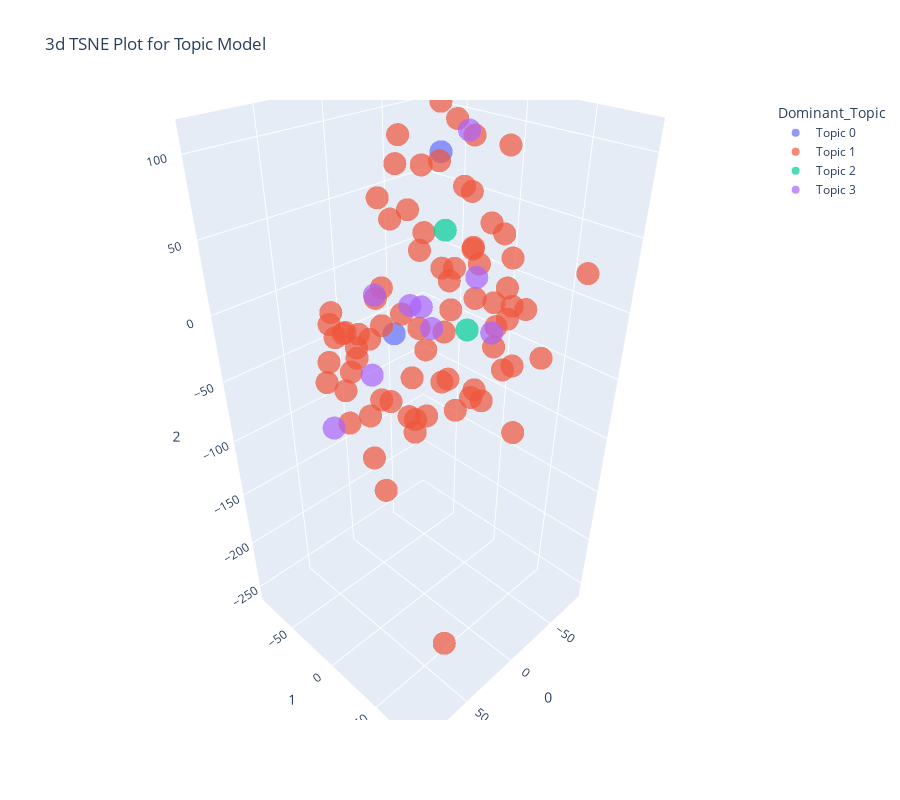

The cell this chart's notebook holds for it:
### Markdown cell above
<a id = "1.0"></a>
<p style="font-size:20px;color:#34656d;font-family:'Avantgarde';text-align:left;border-radius:5px;">
<strong>
<a href="https://datascientest.com/es/comprende-el-algoritmo-t-sne-en-3-pasos" target=\"_blank\">Algoritmo t-SNE</a>
</strong></p>

### Code cell
plot_model(model=lda, plot = 'tsne')

### Figure 1 — Plotly figure (JSON) as saved in the notebook; plotly's stock layout.template omitted (floating-point values rounded to 4 significant figures)
{"data": [{"hovertemplate": "Dominant_Topic=Topic 0<br>0=%{x}<br>1=%{y}<br>2=%{z}<extra></extra>", "legendgroup": "Topic 0", "marker": {"color": "#636efa", "opacity": 0.7, "symbol": "circle"}, "mode": "markers", "name": "Topic 0", "scene": "scene", "showlegend": true, "type": "scatter3d", "x": [-12.51, 49.75], "y": [-0.6536, 23.9], "z": [96.95, 12.93]}, {"hovertemplate": "Dominant_Topic=Topic 1<br>0=%{x}<br>1=%{y}<br>2=%{z}<extra></extra>", "legendgroup": "Topic 1", "marker": {"color": "#EF553B", "opacity": 0.7, "symbol": "circle"}, "mode": "markers", "name": "Topic 1", "scene": "scene", "showlegend": true, "type": "scatter3d", "x": [-68.44, -13.37, 13.1, 35.87, -29.22, -3.291, 55.73, 42.33, 57.09, 17.36, -21.53, 25.79, 93.66, 27.04, 94.28, -83.77, -64.01, -68.43, -5.008, -37.81, -69.77, -24.7, 4.561, -53.87, 58.76, 26.06, 50.04, -42.37, -22.75, -67.31, 27.96, -4.778, -1.072, -21.98, 12.81, 24.13, 4.35, -10.06, 30.26, 8.128, 16.3, -50.26, 75.17, -59.68, -72.48, -7.073, 4.448, -49.42, -3.571, -40.87, 75.44, 81.93, -50.62, 35.38, 67.25, 10.44, -45.38, 23.62, 21.32, 0.3554, -32.74, 13.69, -34.77, 10.38, -43.51, -10.11, 16.13, 12.68, 33.08, 30.95, -24.36, -55.76, -53.89, 11.13, 86.32, -64.72], "y": [-54.57, 31.21, 51.66, -4.684, 71.0, -19.85, 8.629, -19.48, 27.65, 18.22, 1.715, -13.65, 32.15, -17.21, 20.05, -52.61, -18.05, 13.44, -47.29, -25.9, -25.29, 49.24, 20.44, 13.54, -19.25, 37.9, 49.46, -15.74, -46.61, -30.62, -23.33, 51.03, 26.83, 21.74, 67.56, -48.99, 0.2704, 26.28, -34.35, 44.55, -77.48, -68.02, 29.68, 26.45, 2.095, 8.502, -37.74, 8.778, -27.04, 33.79, 10.64, 18.2, 8.479, 23.41, 32.07, -14.86, -46.95, 13.72, 40.03, 43.43, -38.61, -51.65, 36.71, 29.22, 24.81, -16.5, 87.86, -85.29, 23.77, 51.83, -58.33, 36.82, 80.56, -69.48, 5.933, 14.39], "z": [106.5, 37.84, -35.13, -53.21, -17.01, -94.33, -82.82, -17.46, -28.47, -63.82, -6.391, -5.766, -1.341, 12.45, 11.6, -14.58, 17.22, 18.96, -1.754, 81.01, 90.61, 12.42, -5.23, -43.01, -3.414, 50.08, 13.2, 107.2, -28.11, 56.89, -18.6, 22.66, -64.21, 8.822, 20.21, -56.86, 93.31, 81.1, -36.65, 58.83, -23.91, 35.45, -28.73, -55.54, 89.29, -53.04, 65.11, -88.89, 103.1, -8.492, -43.56, 23.59, 46.76, -23.54, -88.95, 92.06, 26.01, -76.38, -23.35, -39.34, 19.39, -31.95, 16.79, 34.26, 46.18, -22.9, -41.14, -37.74, -55.9, -254.8, 38.26, -5.87, 34.58, -38.65, -11.56, -66.41]}, {"hovertemplate": "Dominant_Topic=Topic 2<br>0=%{x}<br>1=%{y}<br>2=%{z}<extra></extra>", "legendgroup": "Topic 2", "marker": {"color": "#00cc96", "opacity": 0.7, "symbol": "circle"}, "mode": "markers", "name": "Topic 2", "scene": "scene", "showlegend": true, "type": "scatter3d", "x": [-14.22, -55.76], "y": [22.89, -36.57], "z": [-10.21, 27.73]}, {"hovertemplate": "Dominant_Topic=Topic 3<br>0=%{x}<br>1=%{y}<br>2=%{z}<extra></extra>", "legendgroup": "Topic 3", "marker": {"color": "#ab63fa", "opacity": 0.7, "symbol": "circle"}, "mode": "markers", "name": "Topic 3", "scene": "scene", "showlegend": true, "type": "scatter3d", "x": [0.02454, -56.88, 37.1, -66.42, 53.31, 68.72, -23.91, -12.17, 76.95], "y": [41.05, -18.8, -6.385, 1.002, 49.27, 25.28, -17.99, -27.1, -3.425], "z": [36.93, 97.23, 22.08, -41.87, 40.54, -5.722, -29.01, -10.44, -53.83]}], "layout": {"height": 800, "legend": {"title": {"text": "Dominant_Topic"}, "tracegroupgap": 0}, "scene": {"domain": {"x": [0, 1], "y": [0, 1]}, "xaxis": {"title": {"text": "0"}}, "yaxis": {"title": {"text": "1"}}, "zaxis": {"title": {"text": "2"}}}, "title": {"text": "3d TSNE Plot for Topic Model"}, "width": 900}}
